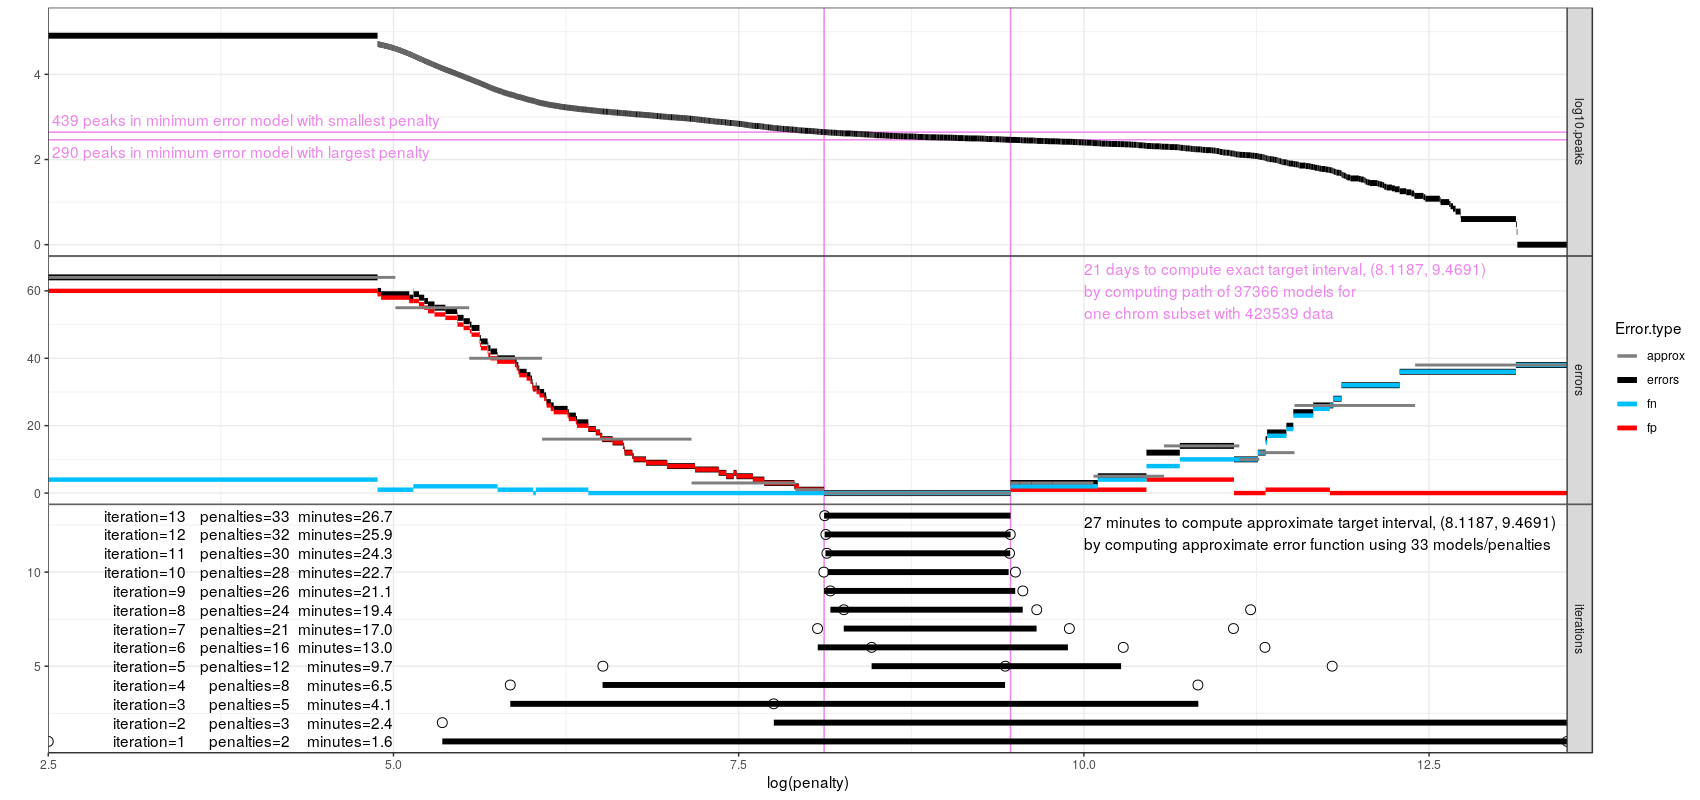

R code for this plot:
library(data.table)
db.path <- fread("db-path.tsv")
db.problems <- fread("db-problems.tsv")
db.loss <- fread("db-loss.tsv")
db.err <- db.loss[, list(
  min.err=min(remove.errors),
  max.err=max(remove.errors)
  ), by=list(prob.id, peaks)]
db.err[min.err != max.err]#TODO investigate why min.err does not equal max.err
db.err <- db.loss[order(prob.id, time.computed), .SD[1], by=list(prob.id, peaks)]
db.path.err <- db.err[db.path, on=list(prob.id, peaks)]
peak.type <- "remove"
for(col.name in c("errors", "fp", "fn")){
  old.name <- paste0(peak.type, ".", col.name)
  db.path.err[[col.name]] <- db.path.err[[old.name]]
}
err.not.na <- db.path.err[!is.na(errors)]
pid <- 1155
prob <- db.problems[prob.id==pid]
one <- err.not.na[prob.id==pid]

approx.target <- function
### Compute target interval for a segmentation problem. This function
### repeated calls problem.PeakSegFPOP with different penalty values,
### until it finds an interval of penalty values with minimal label
### error. The calls to PeakSegFPOP are parallelized using mclapply if
### you set options(mc.cores).
### A time limit in minutes may be specified in a file
### problem.dir/target.minutes;
### the search will stop at a sub-optimal target interval
### if this many minutes has elapsed. Useful for testing environments
### with build time limits (travis). 
(verbose=0
){
  ## Compute the label error for one penalty parameter.
  getError <- function(penalty.str){
    stopifnot(is.character(penalty.str))
    stopifnot(length(penalty.str) == 1)
    pen.num <- as.numeric(penalty.str)
    data.table(
      iteration,
      one[min.lambda <= pen.num & pen.num <= max.lambda])
  }  
  error.list <- list()
  next.pen <- c(0, Inf)
  iteration <- 0
  last.target.vec <- c(-Inf, Inf)
  target.result.list <- list()
  while(length(next.pen)){
    if(verbose)cat(
      "Next =", paste(next.pen, collapse=", "),
      "mc.cores=", getOption("mc.cores"),
      "\n")
    next.str <- paste(next.pen)
    iteration <- iteration+1
    error.list[next.str] <- lapply(next.str, getError)
    error.dt <- do.call(rbind, error.list)[order(penalty)]
    if(!is.numeric(error.dt$penalty)){
      stop("penalty column is not numeric -- check loss in _loss.tsv files")
    }
    error.dt[, errors := fp+fn]
    if(verbose)print(
      error.dt[,.(penalty, peaks, equality.constraints, fp, fn, errors)])
    unique.peaks <- error.dt[, data.table(
      .SD[which.min(iteration)],
      penalties=.N
    ), by=list(peaks)]
    path.dt <- data.table(penaltyLearning::modelSelection(
      unique.peaks, "total.loss", "peaks"))
    path.dt[, next.pen := max.lambda]
    path.dt[, already.computed := next.pen %in% names(error.list)]
    path.dt[, no.next := c(diff(peaks) == -1, NA)]
    path.dt[, done := already.computed | no.next]
    path.dt[, is.min := errors==min(errors)]
    path.dt[, min.err.interval := cumsum(ifelse(
      c(is.min[1], diff(is.min))==1, 1, 0))]
    other.candidates <- path.dt[which(0<diff(fn) & diff(fp)<0)]
    interval.dt <- path.dt[is.min==TRUE, {
      i <- if(1 == .N || 0 == errors[1]){
        ## No middle candidate if there is only one model in the
        ## interval, or if there are no errors.
        NA
      }else{
        d <- data.table(
          i=1:(.N-1),
          ## do not attempt to explore other.candidates -- try
          ## different ones!
          is.other=next.pen[-.N] %in% other.candidates$next.pen,
          dist=diff(max.log.lambda)+diff(min.log.lambda),
          done=done[-.N])
        d[is.other==FALSE & done==FALSE, i[which.max(dist)]]
      }
      if(length(i)==0)i <- NA
      data.table(
        min.lambda=min.lambda[1],
        min.log.lambda=min.log.lambda[1],
        mid.lambda=max.lambda[i],
        max.lambda=max.lambda[.N],
        max.log.lambda=max.log.lambda[.N],
        log.size=max.log.lambda[.N]-min.log.lambda[1]
        )
    }, by=list(min.err.interval)]
    largest.interval <- interval.dt[which.max(log.size)]
    target.vec <- largest.interval[, c(min.log.lambda, max.log.lambda)]
    diff.target.vec <- target.vec-last.target.vec
    last.target.vec <- target.vec
    target.result.list[[paste(iteration)]] <- largest.interval[, data.table(
      iteration,
      min.log.lambda,
      max.log.lambda)]
    target.lambda <- largest.interval[, c(min.lambda, max.lambda)]
    error.candidates <- path.dt[next.pen %in% target.lambda]
    stopping.candidates <- rbind(error.candidates, other.candidates)[done==FALSE]
    next.pen <- if(nrow(stopping.candidates)){
      lambda.vec <- interval.dt[, c(min.lambda, mid.lambda, max.lambda)]
      interval.candidates <- path.dt[next.pen %in% lambda.vec][done==FALSE]
      unique(rbind(stopping.candidates, interval.candidates)$next.pen)
    }
  }#while(!is.null(pen))
  list(
    target=target.vec,
    target.iterations=do.call(rbind, target.result.list),
    models=error.dt)
### List of info related to target interval computation: target is the
### interval of log(penalty) values that achieve minimum incorrect
### labels (numeric vector of length 2), target.iterations is a
### data.table with target intervals as a function of iteration,
### models is a data.table with one row per model for which the label
### error was computed.
}

target.list <- approx.target()

interval.dt <- penaltyLearning::targetIntervals(one, "prob.id")

mean.seconds <- mean(one$seconds)
iterations.ord <- target.list$models[, list(
  seconds=mean.seconds*.N,
  models=.N
  ), by=list(iteration)][target.list$target.iterations, on=list(iteration)][order(iteration)]
iterations.ord[, cum.seconds := cumsum(seconds)]

seg.var.vec <- c("errors", "log10.peaks", "fp", "fn")
one[, log10.peaks := log10(peaks)]
seg.dt.list <- list()
for(seg.var in seg.var.vec){
  value.vec <- one[[seg.var]]
  diff.after <- diff(value.vec)
  change.vec <- which(diff.after!=0)
  end.vec <- c(change.vec, nrow(one))
  start.vec <- c(1, change.vec+1)
  seg.dt.list[[seg.var]] <- data.table(
    variable=seg.var,
    value=value.vec[start.vec],
    min.log.lambda=one$min.log.lambda[start.vec],
    max.log.lambda=one$max.log.lambda[end.vec])
}
seg.dt <- do.call(rbind, seg.dt.list)

ggplot()+
  theme_bw()+
  theme(panel.margin=grid::unit(0, "lines"))+
  scale_x_log10()+
  geom_segment(aes(
    min.log.lambda, value,
    xend=max.log.lambda, yend=value),
    data=seg.dt[variable=="errors"])

seg.dt[, facet := fac(ifelse(
  variable %in% c("fp", "fn"), "errors", variable))]
tlev <- "iterations"
fac <- function(x){
  factor(x, c("log10.peaks", "errors", tlev))
}
seg.size <- 2
small.size <- 1.5
efac <- function(x){
  factor(x, c("approx", "errors", "fp", "fn"))
}
seg.dt[, Error.type := efac(variable)]
interval.color <- "violet"
peak.range <- one[errors==0][peaks %in% range(peaks)]
peak.range[, vjust := c(-0.5, 1.5)]
peak.range[, pen.size := c("smallest", "largest")]
approx.path <- penaltyLearning::modelSelection(
  target.list$models[, .(errors, total.loss, peaks)],
  "total.loss", "peaks")
fullpath.dt <- one[, data.table(
  days=sum(seconds)/60/60/24,
  min.log.lambda=peak.range$min.log.lambda[1],
  max.log.lambda=peak.range$max.log.lambda[2],
  models=.N,
  facet=fac("errors"),
  data=prob$bedGraph.lines)]
approx.info <- iterations.ord[, data.table(
  minutes=max(cum.seconds)/60,
  max.iterations=max(iteration),
  min.log.lambda=target.list$target[1],
  max.log.lambda=target.list$target[2],
  models=sum(models),
  facet=fac(tlev),
  data=prob$bedGraph.lines)]
gg <- ggplot()+
  theme_bw()+
  theme(panel.margin=grid::unit(0, "lines"))+
  facet_grid(facet ~ ., scales="free")+
  scale_x_continuous("log(penalty)")+
  geom_text(aes(
    10, 60, 
    label=sprintf("%.0f days to compute exact target interval, (%.4f, %.4f)
by computing path of %d models for
one chrom subset with %d data", days, min.log.lambda, max.log.lambda, models, data)),
color=interval.color,
hjust=0,
data=fullpath.dt)+
  geom_text(aes(
    10, max.iterations, 
    label=sprintf("%.0f minutes to compute approximate target interval, (%.4f, %.4f)
by computing approximate error function using %d models/penalties ", minutes, min.log.lambda, max.log.lambda, models)),
hjust=0,
vjust=1,
data=approx.info)+
  geom_vline(aes(
    xintercept=log.penalty),
    color=interval.color,
    data=data.table(log.penalty=target.list$target))+
  coord_cartesian(xlim=c(3,13))+
  geom_hline(aes(
    yintercept=log10(peaks)),
    color=interval.color,
    data=data.table(peak.range, facet=fac("log10.peaks")))+
  geom_text(aes(
    -Inf, log10(peaks),
    vjust=vjust,
    label=paste0(
      " ", peaks, " peaks in minimum error model with ",
      pen.size, " penalty")),
    hjust=0,
    color=interval.color,
    data=data.table(peak.range, facet=fac("log10.peaks")))+
  geom_segment(aes(
    min.log.lambda, value, 
    xend=max.log.lambda, yend=value),
    size=seg.size,
    data=seg.dt[variable=="log10.peaks"])+
  scale_color_manual(values=c(
    errors="black",
    fp="red",
    approx="grey50",
    fn="deepskyblue"))+
  scale_size_manual(values=c(
    errors=seg.size,
    fp=small.size,
    approx=1,
    fn=small.size))+
  geom_segment(aes(
    min.log.lambda, value, color=Error.type, size=Error.type,
    xend=max.log.lambda, yend=value),
    data=seg.dt[variable!="log10.peaks"])+
  ylab("")+
  geom_segment(aes(
    min.log.lambda, errors, color=Error.type, size=Error.type,
    xend=max.log.lambda, yend=errors),
    data=data.table(approx.path, facet=fac("errors"), Error.type=efac("approx")))+
  geom_point(aes(
    log(penalty), iteration),
    shape=21,
    fill="white",
    color="black",
    size=3,
    data=data.table(target.list$models, facet=fac(tlev)))+
  geom_segment(aes(
    min.log.lambda, iteration,
    xend=max.log.lambda, yend=iteration),
    size=seg.size,
    data=data.table(iterations.ord, facet=fac(tlev)))+
  geom_text(aes(
    3.5, iteration, label=sprintf(
      "  iteration=%d",
      iteration)),
    hjust=1,
    data=data.table(iterations.ord, facet=fac(tlev)))+
  geom_text(aes(
    4.25, iteration, label=sprintf(
      "  penalties=%d",
      cumsum(models))),
    hjust=1,
    data=data.table(iterations.ord, facet=fac(tlev)))+
  geom_text(aes(
    5, iteration, label=sprintf(
      "  minutes=%.1f",
      cum.seconds/60)),
    hjust=1,
    data=data.table(iterations.ord, facet=fac(tlev)))
png("figure-approx-target.png", 17, 8, units="in", res=100)
print(gg)
dev.off()
